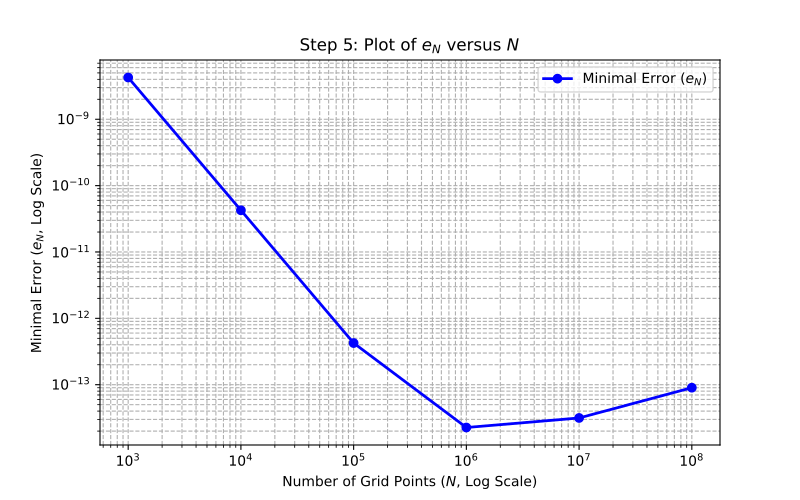

Source code (Python):
import numpy as np
import matplotlib.pyplot as plt


t1 = 1.0

N_values = 10**np.arange(3,9)
e_N_list = []


for N in N_values:

    t = np.linspace(0, t1, N)
    dt = t[1] - t[0]
    
    # Exact solution for comparison 
    u_exact = np.sqrt(4 + 2*t) - 1
    
    # Initial guess u^(0)(t) = 1
    u = np.ones(N)
    
    prev_diff = float('inf')
    
    # Iterate until the error no longer decreases (reaches convergence/floor)
    for k in range(100): # max 100 iterations as a safety net
        integrand = 1.0 / (1.0 + u)
        
        # Cumulative trapezoidal integration
        integral = np.zeros(N)
        for i in range(1, N):
            integral[i] = integral[i-1] + 0.5 * dt * (integrand[i-1] + integrand[i])
        
        u_new = 1.0 + integral
        
        # Check change from the previous iteration
        diff = np.max(np.abs(u_new - u))
        
        # If the iteration error starts going back up (numerical noise), stop
        if diff > prev_diff:
            break
            
        prev_diff = diff
        u = u_new
        
        # Stop if we've reached machine precision
        if diff < 1e-14:
            break

    # Once converged, calculate the minimal error e_N 
    # (max absolute difference between our converged numerical solution and the exact solution)
    e_N = np.max(np.abs(u - u_exact))
    e_N_list.append(e_N)
    
    print(f"N = {N:5d} -> Minimal Error (e_N) = {e_N:.2e}")

# Step 5: Plot e_N versus N on a log-log scale
plt.figure(figsize=(8, 5))
plt.loglog(N_values, e_N_list, 'bo-', linewidth=2, markersize=6, label='Minimal Error ($e_N$)')
plt.xlabel('Number of Grid Points ($N$, Log Scale)')
plt.ylabel('Minimal Error ($e_N$, Log Scale)')
plt.title(' Plot of $e_N$ versus $N$')
plt.grid(True, which="both", ls="--")
plt.legend()
plt.savefig("Numerical Analysis\Assignment 1\picard.pdf")
plt.show()
